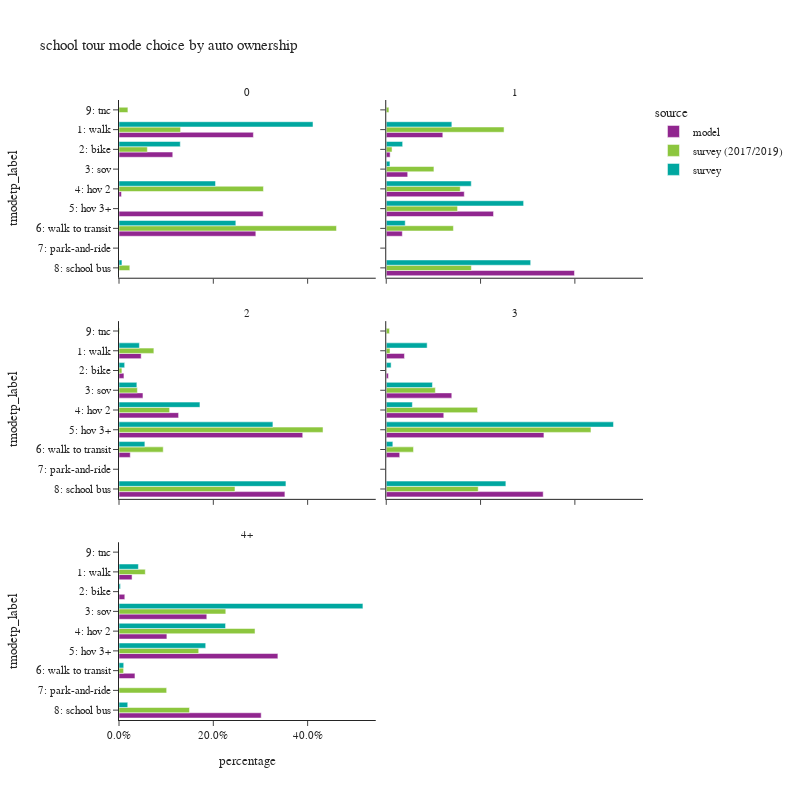

The code cell stored with this chart in its notebook:
### Code cell
plot_mode_choice(sc_tour.loc[sc_tour['auto_ownership_4+']!="-1"],"auto_ownership_4+",
                 {"auto_ownership_4+":["0","1","2","3","4+"],
                  "tmodetp_label":["1: walk","2: bike","3: sov","4: hov 2","5: hov 3+","6: walk to transit",
                                   "7: park-and-ride","8: school bus","9: other–survey only"]},
                 "auto ownership",2,800)

### Figure 1 — Plotly figure (JSON) as saved in the notebook; plotly's stock layout.template omitted (floating-point values rounded to 4 significant figures)
{"data": [{"alignmentgroup": "True", "customdata": [[55], [22], [1], [59], [56]], "hovertemplate": "source=model<br>auto_ownership_4+=0<br>percentage=%{x}<br>tmodetp_label=%{y}<br>sample count=%{customdata[0]}<extra></extra>", "legendgroup": "model", "marker": {"color": "#91268F", "pattern": {"shape": ""}}, "name": "model", "offsetgroup": "model", "orientation": "h", "showlegend": true, "textposition": "auto", "type": "bar", "x": [0.285, 0.114, 0.005181, 0.3057, 0.2902], "xaxis": "x5", "y": ["1: walk", "2: bike", "4: hov 2", "5: hov 3+", "6: walk to transit"], "yaxis": "y5"}, {"alignmentgroup": "True", "customdata": [[116], [8], [44], [160], [220], [33], [386]], "hovertemplate": "source=model<br>auto_ownership_4+=1<br>percentage=%{x}<br>tmodetp_label=%{y}<br>sample count=%{customdata[0]}<extra></extra>", "legendgroup": "model", "marker": {"color": "#91268F", "pattern": {"shape": ""}}, "name": "model", "offsetgroup": "model", "orientation": "h", "showlegend": false, "textposition": "auto", "type": "bar", "x": [0.12, 0.008273, 0.0455, 0.1655, 0.2275, 0.03413, 0.3992], "xaxis": "x6", "y": ["1: walk", "2: bike", "3: sov", "4: hov 2", "5: hov 3+", "6: walk to transit", "8: school bus"], "yaxis": "y6"}, {"alignmentgroup": "True", "customdata": [[112], [25], [121], [301], [928], [57], [838]], "hovertemplate": "source=model<br>auto_ownership_4+=2<br>percentage=%{x}<br>tmodetp_label=%{y}<br>sample count=%{customdata[0]}<extra></extra>", "legendgroup": "model", "marker": {"color": "#91268F", "pattern": {"shape": ""}}, "name": "model", "offsetgroup": "model", "orientation": "h", "showlegend": false, "textposition": "auto", "type": "bar", "x": [0.04702, 0.0105, 0.0508, 0.1264, 0.3896, 0.02393, 0.3518], "xaxis": "x3", "y": ["1: walk", "2: bike", "3: sov", "4: hov 2", "5: hov 3+", "6: walk to transit", "8: school bus"], "yaxis": "y3"}, {"alignmentgroup": "True", "customdata": [[50], [6], [180], [158], [433], [37], [431]], "hovertemplate": "source=model<br>auto_ownership_4+=3<br>percentage=%{x}<br>tmodetp_label=%{y}<br>sample count=%{customdata[0]}<extra></extra>", "legendgroup": "model", "marker": {"color": "#91268F", "pattern": {"shape": ""}}, "name": "model", "offsetgroup": "model", "orientation": "h", "showlegend": false, "textposition": "auto", "type": "bar", "x": [0.03861, 0.004633, 0.139, 0.122, 0.3344, 0.02857, 0.3328], "xaxis": "x4", "y": ["1: walk", "2: bike", "3: sov", "4: hov 2", "5: hov 3+", "6: walk to transit", "8: school bus"], "yaxis": "y4"}, {"alignmentgroup": "True", "customdata": [[18], [8], [121], [66], [219], [22], [196]], "hovertemplate": "source=model<br>auto_ownership_4+=4+<br>percentage=%{x}<br>tmodetp_label=%{y}<br>sample count=%{customdata[0]}<extra></extra>", "legendgroup": "model", "marker": {"color": "#91268F", "pattern": {"shape": ""}}, "name": "model", "offsetgroup": "model", "orientation": "h", "showlegend": false, "textposition": "auto", "type": "bar", "x": [0.02769, 0.01231, 0.1862, 0.1015, 0.3369, 0.03385, 0.3015], "xaxis": "x", "y": ["1: walk", "2: bike", "3: sov", "4: hov 2", "5: hov 3+", "6: walk to transit", "8: school bus"], "yaxis": "y"}, {"alignmentgroup": "True", "customdata": [[20], [8], [4], [45], [2], [4]], "hovertemplate": "source=survey (2017/2019)<br>auto_ownership_4+=0<br>percentage=%{x}<br>tmodetp_label=%{y}<br>sample count=%{customdata[0]}<extra></extra>", "legendgroup": "survey (2017/2019)", "marker": {"color": "#8CC63E", "pattern": {"shape": ""}}, "name": "survey (2017/2019)", "offsetgroup": "survey (2017/2019)", "orientation": "h", "showlegend": true, "textposition": "auto", "type": "bar", "x": [0.1306, 0.06012, 0.3063, 0.4612, 0.02292, 0.01886], "xaxis": "x5", "y": ["1: walk", "2: bike", "4: hov 2", "6: walk to transit", "8: school bus", "9: tnc"], "yaxis": "y5"}, {"alignmentgroup": "True", "customdata": [[43], [16], [30], [60], [58], [83], [42], [1]], "hovertemplate": "source=survey (2017/2019)<br>auto_ownership_4+=1<br>percentage=%{x}<br>tmodetp_label=%{y}<br>sample count=%{customdata[0]}<extra></extra>", "legendgroup": "survey (2017/2019)", "marker": {"color": "#8CC63E", "pattern": {"shape": ""}}, "name": "survey (2017/2019)", "offsetgroup": "survey (2017/2019)", "orientation": "h", "showlegend": false, "textposition": "auto", "type": "bar", "x": [0.2498, 0.01231, 0.1011, 0.1569, 0.1512, 0.1424, 0.1805, 0.005676], "xaxis": "x6", "y": ["1: walk", "2: bike", "3: sov", "4: hov 2", "5: hov 3+", "6: walk to transit", "8: school bus", "9: tnc"], "yaxis": "y6"}, {"alignmentgroup": "True", "customdata": [[38], [6], [28], [98], [189], [55], [1], [110], [2]], "hovertemplate": "source=survey (2017/2019)<br>auto_ownership_4+=2<br>percentage=%{x}<br>tmodetp_label=%{y}<br>sample count=%{customdata[0]}<extra></extra>", "legendgroup": "survey (2017/2019)", "marker": {"color": "#8CC63E", "pattern": {"shape": ""}}, "name": "survey (2017/2019)", "offsetgroup": "survey (2017/2019)", "orientation": "h", "showlegend": false, "textposition": "auto", "type": "bar", "x": [0.07393, 0.006163, 0.03898, 0.1073, 0.4326, 0.09376, 5.074e-05, 0.2459, 0.001215], "xaxis": "x3", "y": ["1: walk", "2: bike", "3: sov", "4: hov 2", "5: hov 3+", "6: walk to transit", "7: park-and-ride", "8: school bus", "9: tnc"], "yaxis": "y3"}, {"alignmentgroup": "True", "customdata": [[7], [1], [12], [27], [54], [8], [26], [1]], "hovertemplate": "source=survey (2017/2019)<br>auto_ownership_4+=3<br>percentage=%{x}<br>tmodetp_label=%{y}<br>sample count=%{customdata[0]}<extra></extra>", "legendgroup": "survey (2017/2019)", "marker": {"color": "#8CC63E", "pattern": {"shape": ""}}, "name": "survey (2017/2019)", "offsetgroup": "survey (2017/2019)", "orientation": "h", "showlegend": false, "textposition": "auto", "type": "bar", "x": [0.007985, 0.0003533, 0.1042, 0.1937, 0.4341, 0.05781, 0.195, 0.00688], "xaxis": "x4", "y": ["1: walk", "2: bike", "3: sov", "4: hov 2", "5: hov 3+", "6: walk to transit", "8: school bus", "9: tnc"], "yaxis": "y4"}, {"alignmentgroup": "True", "customdata": [[1], [10], [9], [9], [3], [1], [10]], "hovertemplate": "source=survey (2017/2019)<br>auto_ownership_4+=4+<br>percentage=%{x}<br>tmodetp_label=%{y}<br>sample count=%{customdata[0]}<extra></extra>", "legendgroup": "survey (2017/2019)", "marker": {"color": "#8CC63E", "pattern": {"shape": ""}}, "name": "survey (2017/2019)", "offsetgroup": "survey (2017/2019)", "orientation": "h", "showlegend": false, "textposition": "auto", "type": "bar", "x": [0.05577, 0.2264, 0.2885, 0.169, 0.009711, 0.1011, 0.1495], "xaxis": "x", "y": ["1: walk", "3: sov", "4: hov 2", "5: hov 3+", "6: walk to transit", "7: park-and-ride", "8: school bus"], "yaxis": "y"}, {"alignmentgroup": "True", "customdata": [[8], [2], [1], [6], [2]], "hovertemplate": "source=survey<br>auto_ownership_4+=0<br>percentage=%{x}<br>tmodetp_label=%{y}<br>sample count=%{customdata[0]}<extra></extra>", "legendgroup": "survey", "marker": {"color": "#00A7A0", "pattern": {"shape": ""}}, "name": "survey", "offsetgroup": "survey", "orientation": "h", "showlegend": true, "textposition": "auto", "type": "bar", "x": [0.4114, 0.13, 0.2047, 0.2477, 0.006245], "xaxis": "x5", "y": ["1: walk", "2: bike", "4: hov 2", "6: walk to transit", "8: school bus"], "yaxis": "y5"}, {"alignmentgroup": "True", "customdata": [[21], [11], [6], [19], [47], [17], [36]], "hovertemplate": "source=survey<br>auto_ownership_4+=1<br>percentage=%{x}<br>tmodetp_label=%{y}<br>sample count=%{customdata[0]}<extra></extra>", "legendgroup": "survey", "marker": {"color": "#00A7A0", "pattern": {"shape": ""}}, "name": "survey", "offsetgroup": "survey", "orientation": "h", "showlegend": false, "textposition": "auto", "type": "bar", "x": [0.1391, 0.0348, 0.007873, 0.1803, 0.2913, 0.04026, 0.3063], "xaxis": "x6", "y": ["1: walk", "2: bike", "3: sov", "4: hov 2", "5: hov 3+", "6: walk to transit", "8: school bus"], "yaxis": "y6"}, {"alignmentgroup": "True", "customdata": [[28], [8], [14], [59], [115], [20], [82]], "hovertemplate": "source=survey<br>auto_ownership_4+=2<br>percentage=%{x}<br>tmodetp_label=%{y}<br>sample count=%{customdata[0]}<extra></extra>", "legendgroup": "survey", "marker": {"color": "#00A7A0", "pattern": {"shape": ""}}, "name": "survey", "offsetgroup": "survey", "orientation": "h", "showlegend": false, "textposition": "auto", "type": "bar", "x": [0.04326, 0.012, 0.03787, 0.1716, 0.3264, 0.05485, 0.354], "xaxis": "x3", "y": ["1: walk", "2: bike", "3: sov", "4: hov 2", "5: hov 3+", "6: walk to transit", "8: school bus"], "yaxis": "y3"}, {"alignmentgroup": "True", "customdata": [[4], [2], [12], [11], [29], [1], [26]], "hovertemplate": "source=survey<br>auto_ownership_4+=3<br>percentage=%{x}<br>tmodetp_label=%{y}<br>sample count=%{customdata[0]}<extra></extra>", "legendgroup": "survey", "marker": {"color": "#00A7A0", "pattern": {"shape": ""}}, "name": "survey", "offsetgroup": "survey", "orientation": "h", "showlegend": false, "textposition": "auto", "type": "bar", "x": [0.08674, 0.01036, 0.09797, 0.0554, 0.4819, 0.014, 0.2537], "xaxis": "x4", "y": ["1: walk", "2: bike", "3: sov", "4: hov 2", "5: hov 3+", "6: walk to transit", "8: school bus"], "yaxis": "y4"}, {"alignmentgroup": "True", "customdata": [[1], [1], [10], [4], [2], [2], [5]], "hovertemplate": "source=survey<br>auto_ownership_4+=4+<br>percentage=%{x}<br>tmodetp_label=%{y}<br>sample count=%{customdata[0]}<extra></extra>", "legendgroup": "survey", "marker": {"color": "#00A7A0", "pattern": {"shape": ""}}, "name": "survey", "offsetgroup": "survey", "orientation": "h", "showlegend": false, "textposition": "auto", "type": "bar", "x": [0.04115, 0.003212, 0.5172, 0.226, 0.1839, 0.01002, 0.01854], "xaxis": "x", "y": ["1: walk", "2: bike", "3: sov", "4: hov 2", "5: hov 3+", "6: walk to transit", "8: school bus"], "yaxis": "y"}], "layout": {"annotations": [{"font": {}, "showarrow": false, "text": "4+", "x": 0.245, "xanchor": "center", "xref": "paper", "y": 0.2867, "yanchor": "bottom", "yref": "paper"}, {"font": {}, "showarrow": false, "text": "2", "x": 0.245, "xanchor": "center", "xref": "paper", "y": 0.6433, "yanchor": "bottom", "yref": "paper"}, {"font": {}, "showarrow": false, "text": "3", "x": 0.755, "xanchor": "center", "xref": "paper", "y": 0.6433, "yanchor": "bottom", "yref": "paper"}, {"font": {}, "showarrow": false, "text": "0", "x": 0.245, "xanchor": "center", "xref": "paper", "y": 1.0, "yanchor": "bottom", "yref": "paper"}, {"font": {}, "showarrow": false, "text": "1", "x": 0.755, "xanchor": "center", "xref": "paper", "y": 1.0, "yanchor": "bottom", "yref": "paper"}], "barmode": "group", "height": 800, "legend": {"title": {"text": "source"}, "tracegroupgap": 0}, "title": {"text": "school tour mode choice by auto ownership"}, "width": 800, "xaxis": {"anchor": "y", "domain": [0.0, 0.49], "tickformat": ".1%", "title": {"text": "percentage"}}, "xaxis2": {"anchor": "y2", "domain": [0.51, 1.0], "matches": "x", "tickformat": ".1%", "title": {"text": "percentage"}}, "xaxis3": {"anchor": "y3", "domain": [0.0, 0.49], "matches": "x", "showticklabels": false, "tickformat": ".1%"}, "xaxis4": {"anchor": "y4", "domain": [0.51, 1.0], "matches": "x", "showticklabels": false, "tickformat": ".1%"}, "xaxis5": {"anchor": "y5", "domain": [0.0, 0.49], "matches": "x", "showticklabels": false, "tickformat": ".1%"}, "xaxis6": {"anchor": "y6", "domain": [0.51, 1.0], "matches": "x", "showticklabels": false, "tickformat": ".1%"}, "yaxis": {"anchor": "x", "categoryarray": ["9: other–survey only", "8: school bus", "7: park-and-ride", "6: walk to transit", "5: hov 3+", "4: hov 2", "3: sov", "2: bike", "1: walk"], "categoryorder": "array", "domain": [0.0, 0.2867], "title": {"text": "tmodetp_label"}}, "yaxis2": {"anchor": "x2", "domain": [0.0, 0.2867], "matches": "y", "showticklabels": false}, "yaxis3": {"anchor": "x3", "categoryarray": ["9: other–survey only", "8: school bus", "7: park-and-ride", "6: walk to transit", "5: hov 3+", "4: hov 2", "3: sov", "2: bike", "1: walk"], "categoryorder": "array", "domain": [0.3567, 0.6433], "matches": "y", "title": {"text": "tmodetp_label"}}, "yaxis4": {"anchor": "x4", "domain": [0.3567, 0.6433], "matches": "y", "showticklabels": false}, "yaxis5": {"anchor": "x5", "categoryarray": ["9: other–survey only", "8: school bus", "7: park-and-ride", "6: walk to transit", "5: hov 3+", "4: hov 2", "3: sov", "2: bike", "1: walk"], "categoryorder": "array", "domain": [0.7133, 1.0], "matches": "y", "title": {"text": "tmodetp_label"}}, "yaxis6": {"anchor": "x6", "domain": [0.7133, 1.0], "matches": "y", "showticklabels": false}}}
